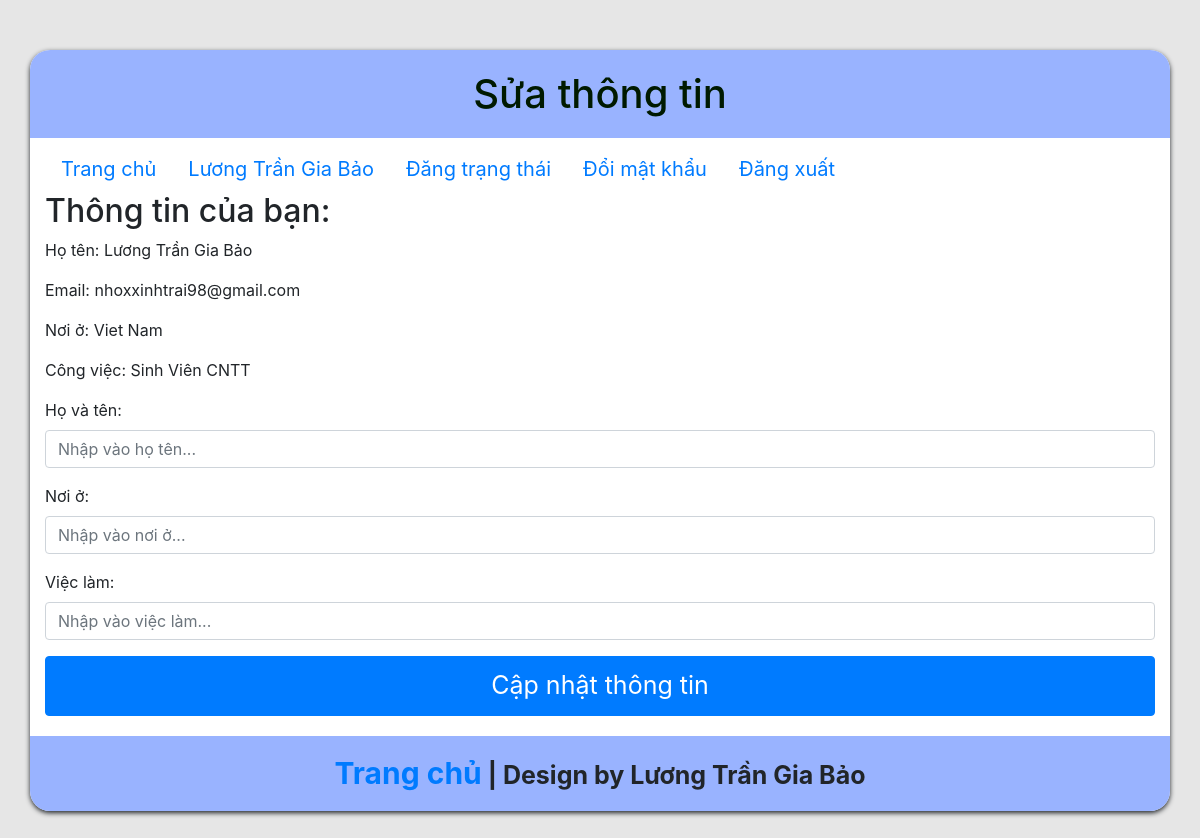
/change-info.php (signed in), run on the app's committed database.
### tables this page shows
CREATE TABLE `users` (
  `id` int(10) NOT NULL,
  `fullname` varchar(50) NOT NULL,
  `email` varchar(50) NOT NULL,
  `password` varchar(100) NOT NULL,
  `location` varchar(50) NOT NULL,
  `work` varchar(50) NOT NULL
);

### controller/BaseController.php (called while the page is built)
<?php
class BaseController{
	function loadView($view='index',$title='Trang chủ',$data=[]){
		include_once "view/layout.view.php";
	}
}
?>

### controller/ChangeInfoController.php (called while the page is built, shortened)
<?php
include_once "BaseController.php";
class ChangeInfoController extends BaseController{
	function getChangeInfoPage(){
		$model = new HomeModel;
		$info = $model->selectInfo($_SESSION['id']);
		$data = [
			'info' => $info,
		];
		return $this->loadView('change-info','Sửa thông tin',$data);
	}
}
?>

### change-info.php (called while the page is built)
<?php
include_once "controller/ChangeInfoController.php";
$c = new ChangeInfoController;
return $c->getChangeInfoPage();
?>

### model/DBConnect.php (called while the page is built, shortened)
<?php
class DBConnect{
	private $db = null;
	function __construct($dbName = 'id7194462_dbname', $user = 'id7194462_dbuser', $password='1234554321'){
		try{
			$this->db = new PDO("mysql:host=localhost;port=3306;dbname=$dbName", $user, $password);
			$this->db->exec("set names utf8");
		}
		catch(\Exception $e){
			echo $e -> getMessage();
			die;
		}
	}
	function setStatement($sql,$data=[]){
		$this->sttm = $this->db->prepare($sql);
		for($i = 1; $i <= count($data);$i++)
		{
			$this->sttm->bindValue($i,$data[$i-1]);
		}
		return $this->sttm->execute();
	}
	function loadOneRow($sql, $data=[]){
		$check = $this->setStatement($sql,$data);
		if($check)
		{
			return $this->sttm->fetch(PDO::FETCH_ASSOC);
		}
		return false;
	}
}
?>

### model/HomeModel.php (called while the page is built)
<?php
include_once "DBConnect.php";
class HomeModel extends DBConnect{
	function selectInfo($id){
		$sql = "SELECT *
				FROM users
				WHERE id = $id";
		return $this->loadOneRow($sql);
	}
}
?>

### view/change-info.view.php (the view, shortened to what this page needs)
<?php
$info = $data['info'];
?>
<div class="home">
	<ul class="nav">
		<li class="nav-item">
			<a class="nav-link active" href="home.php">Trang chủ</a>
		</li>
		<li class="nav-item">
			<a class="nav-link" href="change-info.php"><?=$info['fullname']?></a>
		</li>
		<li class="nav-item">
			<a class="nav-link" href="status.php">Đăng trạng thái</a>
		</li>
		<li class="nav-item">
			<a class="nav-link" href="change-password.php">Đổi mật khẩu</a>
		</li>
		<li class="nav-item">
			<a class="nav-link" href="logout.php">Đăng xuất</a>
		</li>
	</ul>
</div>
<h2>Thông tin của bạn:</h2>
<p>Họ tên: <?=$info['fullname']?></p>
<p>Email: <?=$info['email']?></p>
<p>Nơi ở: <?=$info['location']?></p>
<p>Công việc: <?=$info['work']?></p>
<form action="change-info.php" method="GET">
	<div class="form-group">
		<label>Họ và tên:</label>
		<input type="text" class="form-control" placeholder="Nhập vào họ tên..." name="name">
	</div>
	<div class="form-group">
		<label>Nơi ở:</label>
		<input type="text" class="form-control" placeholder="Nhập vào nơi ở..." name="location">
	</div>
	<div class="form-group">
		<label>Việc làm:</label>
		<input type="text" class="form-control" placeholder="Nhập vào việc làm..." name="work">
	</div>
	<button type="submit" name="submit" class="btn btn-primary">Cập nhật thông tin</button>
</form>

### css/style.css (style rules this page uses)
body { background-color: #e6e6e6; }
a { font-size: 30px; }
.btn { font-size: 25px; width: 100%; padding: 10px 0px; margin-bottom: 20px; }
.home a { font-size: 20px; margin-top: 0px; }

### data on the page
users: fullname "Lương Trần Gia Bảo", email "nhoxxinhtrai98@gmail.com", location "Viet Nam", work "Sinh Viên CNTT"

### other printed values
$title "Sửa thông tin"
